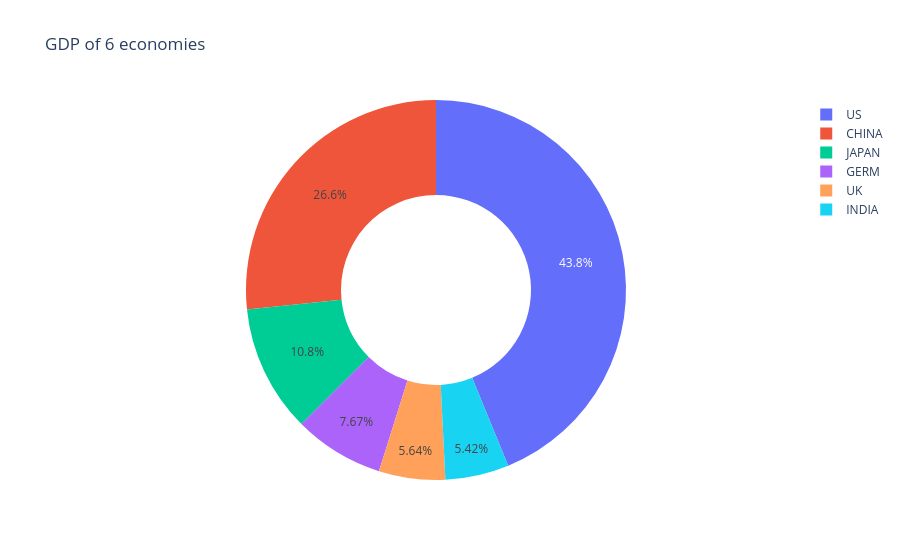

Notebook code for this chart:
### Code cell
plotly.express.pie(count_gdp, names= 'countries',values='GDP',title='GDP of 6 economies',hole=.5,)

### Figure 1 — Plotly figure (JSON) as saved in the notebook; plotly's stock layout.template omitted (floating-point values rounded to 4 significant figures)
{"data": [{"domain": {"x": [0, 1], "y": [0, 1]}, "hole": 0.5, "hovertemplate": "countries=%{label}<br>GDP=%{value}<extra></extra>", "labels": ["US", "CHINA", "JAPAN", "GERM", "UK", "INDIA"], "legendgroup": "", "name": "", "showlegend": true, "type": "pie", "values": [19.4, 11.8, 4.8, 3.4, 2.5, 2.4]}], "layout": {"legend": {"tracegroupgap": 0}, "title": {"text": "GDP of 6 economies"}}}
